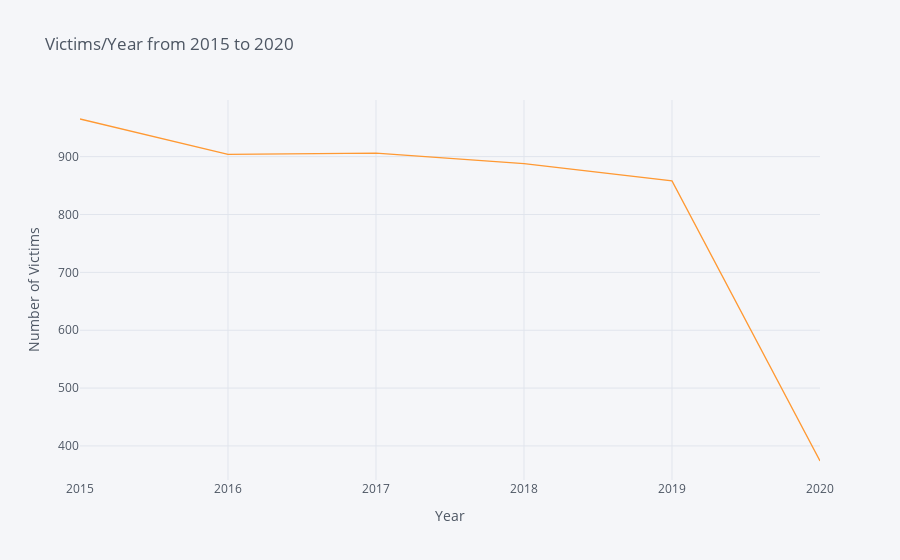

The cell this chart's notebook holds for it:
### Code cell
year_df = df['date'].groupby([df.date.dt.strftime('%Y')]).agg('count').to_frame(name="Count")
year_df.iplot(xTitle = 'Year', yTitle='Number of Victims', title='Victims/Year from 2015 to 2020')

### Figure 1 — Plotly figure (JSON) as saved in the notebook; plotly's stock layout.template omitted (floating-point values rounded to 4 significant figures)
{"data": [{"name": "Count", "text": "", "mode": "lines", "y": [965, 904, 906, 888, 858, 374], "x": ["2015", "2016", "2017", "2018", "2019", "2020"], "line": {"color": "rgba(255, 153, 51, 1.0)", "dash": "solid", "shape": "linear", "width": 1.3}, "type": "scatter"}], "layout": {"title": {"text": "Victims/Year from 2015 to 2020", "font": {"color": "#4D5663"}}, "paper_bgcolor": "#F5F6F9", "plot_bgcolor": "#F5F6F9", "yaxis": {"tickfont": {"color": "#4D5663"}, "zerolinecolor": "#E1E5ED", "title": {"text": "Number of Victims", "font": {"color": "#4D5663"}}, "gridcolor": "#E1E5ED", "showgrid": true}, "xaxis": {"tickfont": {"color": "#4D5663"}, "zerolinecolor": "#E1E5ED", "title": {"text": "Year", "font": {"color": "#4D5663"}}, "gridcolor": "#E1E5ED", "showgrid": true}, "legend": {"bgcolor": "#F5F6F9", "font": {"color": "#4D5663"}}}}
